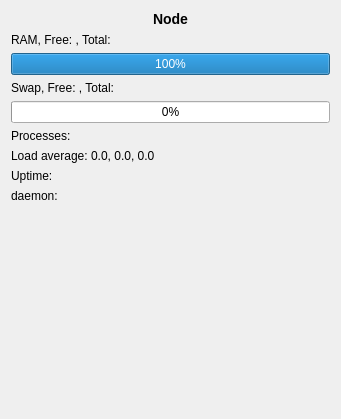
          <widget class="QWidget" name="scrollAreaWidgetContents">
           <property name="geometry">
            <rect>
             <x>0</x>
             <y>0</y>
             <width>341</width>
             <height>419</height>
            </rect>
           </property>
           <layout class="QGridLayout" name="gridLayout_5">
            <item row="0" column="0">
             <widget class="QLabel" name="labelNodeName">
              <property name="text">
               <string>&lt;h3&gt;Node&lt;/h3&gt;</string>
              </property>
              <property name="alignment">
               <set>Qt::AlignmentFlag::AlignCenter</set>
              </property>
             </widget>
            </item>
            <item row="1" column="0">
             <widget class="QLabel" name="labelNodeRAM">
              <property name="sizePolicy">
               <sizepolicy hsizetype="Preferred" vsizetype="Maximum">
                <horstretch>0</horstretch>
                <verstretch>0</verstretch>
               </sizepolicy>
              </property>
              <property name="text">
               <string>RAM, Free: , Total: </string>
              </property>
             </widget>
            </item>
            <item row="2" column="0">
             <widget class="QProgressBar" name="nodeRAMProgress">
              <property name="sizePolicy">
               <sizepolicy hsizetype="Preferred" vsizetype="Maximum">
                <horstretch>0</horstretch>
                <verstretch>0</verstretch>
               </sizepolicy>
              </property>
              <property name="maximum">
               <number>1</number>
              </property>
              <property name="value">
               <number>1</number>
              </property>
              <property name="format">
               <string>%p%</string>
              </property>
             </widget>
            </item>
            <item row="3" column="0">
             <widget class="QLabel" name="labelNodeSwap">
              <property name="text">
               <string>Swap, Free: , Total: </string>
              </property>
             </widget>
            </item>
            <item row="4" column="0">
             <widget class="QProgressBar" name="nodeSwapProgress">
              <property name="sizePolicy">
               <sizepolicy hsizetype="Expanding" vsizetype="Maximum">
                <horstretch>0</horstretch>
                <verstretch>0</verstretch>
               </sizepolicy>
              </property>
              <property name="value">
               <number>0</number>
              </property>
              <property name="format">
               <string>%p%</string>
              </property>
             </widget>
            </item>
            <item row="5" column="0">
             <widget class="QLabel" name="labelNodeProcs">
              <property name="sizePolicy">
               <sizepolicy hsizetype="Preferred" vsizetype="Maximum">
                <horstretch>0</horstretch>
                <verstretch>0</verstretch>
               </sizepolicy>
              </property>
              <property name="text">
               <string>Processes:</string>
              </property>
             </widget>
            </item>
            <item row="6" column="0">
             <widget class="QLabel" name="labelNodeLoadAvg">
              <property name="text">
               <string>Load average: 0.0, 0.0, 0.0</string>
              </property>
             </widget>
            </item>
            <item row="7" column="0">
             <widget class="QLabel" name="labelNodeUptime">
              <property name="text">
               <string>Uptime:</string>
              </property>
             </widget>
            </item>
            <item row="8" column="0">
             <widget class="QLabel" name="labelNodeDetails">
              <property name="sizePolicy">
               <sizepolicy hsizetype="Preferred" vsizetype="Maximum">
                <horstretch>0</horstretch>
                <verstretch>0</verstretch>
               </sizepolicy>
              </property>
              <property name="text">
               <string>daemon:</string>
              </property>
             </widget>
            </item>
            <item row="9" column="0">
             <spacer name="verticalSpacer">
              <property name="orientation">
               <enum>Qt::Vertical</enum>
              </property>
              <property name="sizeHint" stdset="0">
               <size>
                <width>17</width>
                <height>165</height>
               </size>
              </property>
             </spacer>
            </item>
           </layout>
          </widget>
